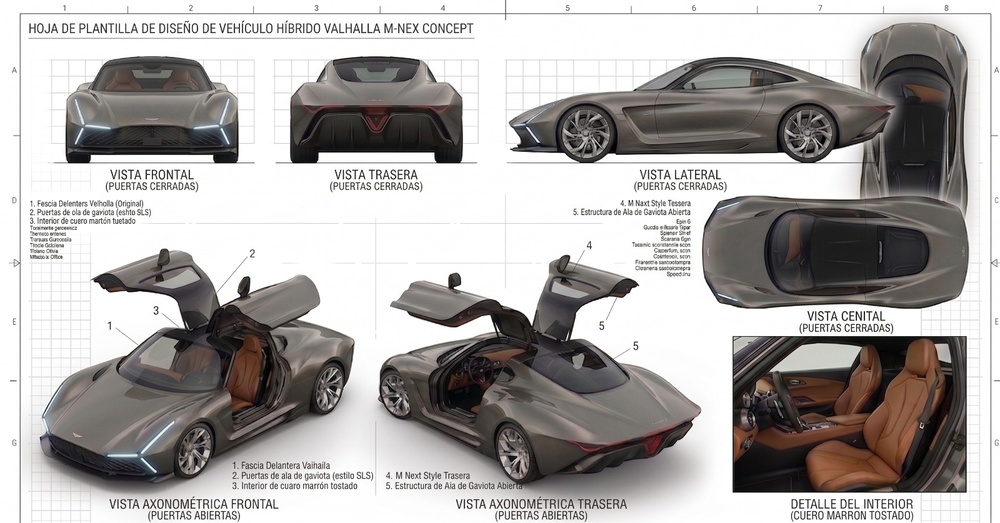
#> input picture ref/ref-lamina.jpg, 1000 x 523 px, shrunk from 1600 x 837 before the run
$ python casco_visual.py
#> lines starting #> are read from the running program, lines starting #| are printed output that depends on the picture; after the words box and inside, x2 and y2 are one past the last pixel; in counts of white or black regions, pixels touching at a corner belong together
# -*- coding: utf-8 -*-
"""
Casco visual: reconstruye la carrocería en 3D a partir de las TRES vistas de la lámina.

Por qué existe este archivo: intentar dibujar la superficie tecleando coordenadas no
converge — sale jabón. La técnica correcta para "replicar una imagen en 3D" es el
casco visual (visual hull): la forma es la INTERSECCIÓN de las siluetas extruidas de
cada vista ortogonal. Es lo que usa la reconstrucción por fotos.

  · vista LATERAL  -> para cada estación x, hasta dónde sube y baja la carrocería
  · vista CENITAL  -> para cada estación x, cuánto ancho tiene
  · vista FRONTAL  -> para cada altura y, cuánto ancho tiene  ← la forma de la sección

La sección en la estación x es entonces, para cada altura y del rango que permite la
lateral:   semiancho(y) = min( ancho_cenital(x), ancho_frontal(y) )

Limitación honesta: el casco visual no puede capturar concavidades que no se vean en
la silueta (una toma de aire hundida, por ejemplo). Para un cuerpo de carro, que es
casi convexo, la aproximación es buena; los huecos se cortan después.

Correr:  python calculos/casco_visual.py
Salidas: ref/casco-visual.json          secciones normalizadas
         ref/casco-verificacion.png     qué silueta se usó de cada vista
"""
import json
import os

import numpy as np
from PIL import Image

HERE = os.path.dirname(os.path.abspath(__file__))
REF = os.path.join(HERE, "..", "ref")

# Recortes de cada vista dentro de la lámina, en fracción de la imagen.
# El cenital se corta antes del rótulo y de la foto de interior que van debajo.
CAJAS = {
    "lateral": (0.500, 0.050, 0.868, 0.318),
    "frontal": (0.048, 0.062, 0.232, 0.322),
    "cenital": (0.700, 0.322, 0.983, 0.612),
}
UMBRAL = 198
MIN_RUN = 5
N_EST = 96          # estaciones a lo largo
N_ALT = 40          # puntos por media sección


def mascara(nombre):
    """Silueta binaria del carro en esa vista.

    Recortar por fracciones no basta: las vistas vecinas de la lámina y los rótulos se
    cuelan por los bordes. La solución robusta es quedarse con el COMPONENTE CONECTADO
    MÁS GRANDE — que es el carro — y rellenarle los huecos internos (cristales claros,
    reflejos) para que la silueta quede sólida.
    """
    from scipy import ndimage
    im = Image.open(os.path.join(REF, "ref-lamina.jpg")).convert("L")
    W, H = im.size
    c = CAJAS[nombre]
    g = np.asarray(im.crop((int(c[0] * W), int(c[1] * H),
                            int(c[2] * W), int(c[3] * H))), dtype=np.int16)
    osc = g < UMBRAL
    # cierra huecos finos de la cuadrícula antes de etiquetar
    osc = ndimage.binary_closing(osc, structure=np.ones((3, 3)), iterations=2)
    lab, n = ndimage.label(osc)
    if n == 0:
        raise SystemExit(f"no se encontro el carro en la vista {nombre}")
    tam = ndimage.sum(osc, lab, range(1, n + 1))
    m = lab == (int(np.argmax(tam)) + 1)
    m = ndimage.binary_fill_holes(m)
    m = ndimage.binary_opening(m, structure=np.ones((3, 3)))
    return m


def caja_util(m):
    filas = np.flatnonzero(m.any(axis=1))
    cols = np.flatnonzero(m.any(axis=0))
    return filas[0], filas[-1], cols[0], cols[-1]


def suavizar(v, k=7):
    pad = np.pad(v, k // 2, mode="edge")
    return np.convolve(pad, np.ones(k) / k, mode="valid")


def perfil_lateral():
    """Devuelve techo(x) y piso(x) normalizados 0..1 de la altura del carro."""
    m = mascara("lateral")
#> in mascara, `osc = g < UMBRAL`: osc: shape (140, 368) bool; 53% white; 27 black regions (23 under 20 px), largest, box (x1, y1, x2, y2) and area: (0, 0, 368, 140) 22119, (97, 127, 298, 136) 1478, (318, 117, 363, 136) 537, (27, 101, 39, 116) 24
#> in mascara, `osc = ndimage.binary_closing(osc, structure=np.ones((3, 3)), iteration..`:
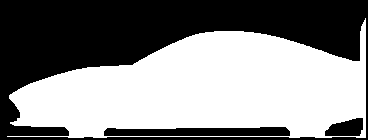
#> osc: shape (140, 368) bool; 52.8% white; 3 black regions, box (x1, y1, x2, y2) and area: (0, 0, 368, 140) 22340, (104, 127, 290, 136) 1442, (325, 118, 363, 136) 511
#> in mascara, `lab, n = ndimage.label(osc)`: n = 1
#> in mascara, `tam = ndimage.sum(osc, lab, range(1, n + 1))`: tam = [27227]
#> in mascara, `m = ndimage.binary_fill_holes(m)`: m: shape (140, 368) bool; 56.6% white; 1 black region, box (x1, y1, x2, y2) and area: (0, 0, 368, 140) 22340
#> in mascara, `m = ndimage.binary_opening(m, structure=np.ones((3, 3)))`: m: shape (140, 368) bool; 56.5% white; 1 black region, box (x1, y1, x2, y2) and area: (0, 0, 368, 140) 22413
    r0, r1, c0, c1 = caja_util(m)
#> in caja_util, `filas = np.flatnonzero(m.any(axis=1))`: filas = 116 values from 22 to 137
#> in caja_util, `cols = np.flatnonzero(m.any(axis=0))`: cols = 357 values from 9 to 365
    m = m[r0:r1 + 1, c0:c1 + 1]
    alto, ancho = m.shape
    techo = np.zeros(ancho)
    piso = np.zeros(ancho)
    for c in range(ancho):
        f = np.flatnonzero(m[:, c])
        if len(f) == 0:
            techo[c] = piso[c] = 0.0
            continue
        techo[c] = 1.0 - f[0] / (alto - 1)
        piso[c] = 1.0 - f[-1] / (alto - 1)
    xs = np.linspace(0, 1, ancho)
    return xs, suavizar(techo), suavizar(piso)


def perfil_cenital():
    """Semiancho(x) normalizado 0..1 del semiancho máximo."""
    m = mascara("cenital")
    r0, r1, c0, c1 = caja_util(m)
    m = m[r0:r1 + 1, c0:c1 + 1]
    alto, ancho = m.shape
    # la vista cenital de la lámina está con el morro arriba: el eje largo es el
    # vertical de la imagen, así que se trabaja por filas
    largo, cruz = (alto, ancho) if alto > ancho else (ancho, alto)
    trans = alto <= ancho
    mm = m.T if trans else m
    semi = np.zeros(largo)
    for r in range(largo):
        f = np.flatnonzero(mm[r, :])
        semi[r] = 0.0 if len(f) == 0 else (f[-1] - f[0]) / 2.0
    semi = suavizar(semi)
    semi = semi / max(semi.max(), 1e-9)
    xs = np.linspace(0, 1, largo)
    return xs, semi


def perfil_frontal():
    """Semiancho(y) normalizado 0..1, con y de 0 (suelo) a 1 (techo)."""
    m = mascara("frontal")
    r0, r1, c0, c1 = caja_util(m)
    m = m[r0:r1 + 1, c0:c1 + 1]
    alto, ancho = m.shape
    semi = np.zeros(alto)
    for r in range(alto):
        f = np.flatnonzero(m[r, :])
        semi[r] = 0.0 if len(f) == 0 else (f[-1] - f[0]) / 2.0
    semi = suavizar(semi)
    semi = semi / max(semi.max(), 1e-9)
    ys = np.linspace(1, 0, alto)          # fila 0 es el techo
    orden = np.argsort(ys)
    return ys[orden], semi[orden]


def main():
    xs_l, techo, piso = perfil_lateral()
#> in perfil_lateral, `r0, r1, c0, c1 = caja_util(m)`: r0 = 22; r1 = 137; c0 = 9; c1 = 365
#> in perfil_lateral, `m = m[r0:r1 + 1, c0:c1 + 1]`: m: shape (116, 357) bool; 70.3% white; 6 black regions (2 under 20 px), largest, box (x1, y1, x2, y2) and area: (0, 0, 354, 73) 11215, (0, 77, 60, 116) 860, (98, 115, 280, 116) 182, (323, 115, 347, 116) 24
#> the loop in perfil_lateral, `for c in range(ancho):` made 357 passes
#> f on passes 1 to 3: [73, 74, 75, 76], [72, 73, 74, 75, 76, 77], [72, 73, 74, 75, 76, 77, 78]
#> after the loop in perfil_lateral, `for c in range(ancho):`: piso = 357 values, max 0.339 at index 0, min 0 at index 60, mean 0.0239; techo = 357 values, max 1 at index 354, min 0.365 at index 0, mean 0.727
#> in suavizar, `pad = np.pad(v, k // 2, mode="edge")`: pad = 363 values, max 1 at index 357, min 0.365 at index 0, mean 0.726
#> xs_l = 357 values from 0 to 1; techo = 357 values, max 0.998 at index 356, min 0.37 at index 0, mean 0.727; piso = 357 values, max 0.303 at index 0, min 0 at index 63, mean 0.0239
    xs_c, semi_c = perfil_cenital()
#> call 2 of mascara, with nombre = 'cenital'
#> in mascara (call 2), `osc = g < UMBRAL`: osc: shape (152, 283) bool; 73.7% white; 18 black regions (17 under 20 px), largest, box (x1, y1, x2, y2) and area: (0, 0, 283, 152) 11225
#> in mascara (call 2), `osc = ndimage.binary_closing(osc, structure=np.ones((3, 3)), iteration..`: osc: shape (152, 283) bool; 74.2% white; 1 black region, box (x1, y1, x2, y2) and area: (0, 0, 283, 152) 11110
#> in mascara (call 2), `lab, n = ndimage.label(osc)`:
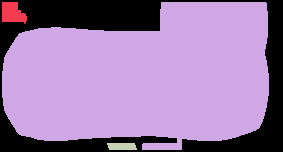
#> lab: shape (152, 283) int32; 4 distinct labels, from 0 to 3; one colour per label, 0 black
#> in mascara (call 2), `lab, n = ndimage.label(osc)`: n = 3
#> in mascara (call 2), `tam = ndimage.sum(osc, lab, range(1, n + 1))`: tam = [408, 31302, 196]
#> in mascara (call 2), `m = lab == (int(np.argmax(tam)) + 1)`: m: shape (152, 283) bool; 72.8% white; 1 black region, box (x1, y1, x2, y2) and area: (0, 0, 283, 152) 11714
#> in perfil_cenital, `r0, r1, c0, c1 = caja_util(m)`: r0 = 2; r1 = 149; c0 = 2; c1 = 268
#> in perfil_cenital, `m = m[r0:r1 + 1, c0:c1 + 1]`: m: shape (148, 267) bool; 79.2% white; 4 black regions, box (x1, y1, x2, y2) and area: (0, 0, 159, 69) 4704, (0, 96, 175, 148) 2118, (180, 94, 267, 148) 1260, (263, 0, 267, 71) 132
#> in perfil_cenital, `mm = m.T if trans else m`:
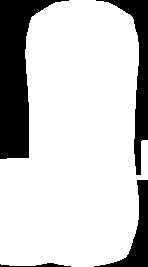
#> mm: shape (267, 148) bool; 79.2% white; 4 black regions, box (x1, y1, x2, y2) and area: (0, 0, 69, 159) 4704, (96, 0, 148, 175) 2118, (94, 180, 148, 267) 1260, (0, 263, 71, 267) 132
#> after the loop in perfil_cenital, `for r in range(largo):`: semi = 267 values, max 73.5 at index 159, min 11 at index 266, mean 58.62
#> in perfil_cenital, `semi = suavizar(semi)`: semi = 267 values, max 73.5 at index 162, min 18.29 at index 0, mean 58.54
#> in perfil_cenital, `semi = semi / max(semi.max(), 1e-9)`: semi = 267 values, max 1 at index 162, min 0.249 at index 0, mean 0.797
#> xs_c = 267 values from 0 to 1; semi_c has the same summary as semi in perfil_cenital
    ys_f, semi_f = perfil_frontal()
#> call 3 of mascara, with nombre = 'frontal'
#> in mascara (call 3), `osc = g < UMBRAL`: osc: shape (136, 184) bool; 60.4% white; 10 black regions (1 under 20 px), largest, box (x1, y1, x2, y2) and area: (0, 7, 184, 136) 7832, (0, 0, 184, 6) 1004, (42, 123, 166, 130) 856
#> in mascara (call 3), `osc = ndimage.binary_closing(osc, structure=np.ones((3, 3)), iteration..`: osc: shape (136, 184) bool; 60.4% white; 2 black regions, box (x1, y1, x2, y2) and area: (0, 0, 184, 136) 9068, (43, 123, 165, 130) 854
#> in mascara (call 3), `lab, n = ndimage.label(osc)`:
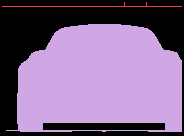
#> lab: shape (136, 184) int32; 3 distinct labels, from 0 to 2; one colour per label, 0 black
#> in mascara (call 3), `lab, n = ndimage.label(osc)`: n = 2
#> in mascara (call 3), `tam = ndimage.sum(osc, lab, range(1, n + 1))`: tam = [188, 14914]
#> in mascara (call 3), `m = lab == (int(np.argmax(tam)) + 1)`: m: shape (136, 184) bool; 59.6% white; 2 black regions, box (x1, y1, x2, y2) and area: (0, 0, 184, 136) 9256, (43, 123, 165, 130) 854
#> in mascara (call 3), `m = ndimage.binary_fill_holes(m)`:
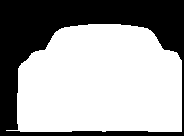
#> m: shape (136, 184) bool; 63% white; 1 black region, box (x1, y1, x2, y2) and area: (0, 0, 184, 136) 9256
#> in mascara (call 3), `m = ndimage.binary_opening(m, structure=np.ones((3, 3)))`: m: shape (136, 184) bool; 63% white; 1 black region, box (x1, y1, x2, y2) and area: (0, 0, 184, 136) 9268
#> in perfil_frontal, `r0, r1, c0, c1 = caja_util(m)`: r0 = 24; r1 = 131; c0 = 17; c1 = 181
#> in perfil_frontal, `m = m[r0:r1 + 1, c0:c1 + 1]`:
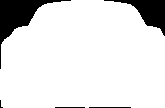
#> m: shape (108, 165) bool; 88.4% white; 5 black regions (1 under 20 px), largest, box (x1, y1, x2, y2) and area: (0, 0, 71, 69) 1194, (104, 0, 165, 36) 788, (89, 107, 131, 108) 42, (55, 107, 85, 108) 30
#> after the loop in perfil_frontal, `for r in range(alto):`: semi = 108 values, max 82 at index 69, min 16 at index 0, mean 72.78
#> in perfil_frontal, `semi = suavizar(semi)`: semi = 108 values, max 82 at index 72, min 23.29 at index 0, mean 72.72
#> in perfil_frontal, `semi = semi / max(semi.max(), 1e-9)`: semi = 108 values, max 1 at index 72, min 0.284 at index 0, mean 0.887
#> ys_f = 108 values from 0 to 1; semi_f = 108 values, max 1 at index 11, min 0.284 at index 107, mean 0.887

    # ¿el cenital va con el morro en el mismo sentido que la lateral? Se decide por
    # dónde es más angosto: el morro de este concepto es más agudo que la cola.
    if semi_c[:len(semi_c) // 3].mean() > semi_c[-len(semi_c) // 3:].mean():
        semi_c = semi_c[::-1]

    est = []
    for xn in np.linspace(0.0, 1.0, N_EST):
        yt = float(np.interp(xn, xs_l, techo))
        yb = float(np.interp(xn, xs_l, piso))
        wc = float(np.interp(xn, xs_c, semi_c))
        if yt - yb < 0.01 or wc < 0.005:
            continue
        pts = []
        for yn in np.linspace(yb, yt, N_ALT):
            wf = float(np.interp(yn, ys_f, semi_f))
            pts.append([round(yn, 5), round(min(wc, wf), 5)])
        est.append({"x": round(float(xn), 5), "sec": pts})
#> this loop made 96 passes
#> (yt, yb, wc) on passes 1 to 12: (0.37, 0.303, 0.249), (0.386, 0.179, 0.353), (0.406, 0.105, 0.452), (0.425, 0.104, 0.516), (0.441, 0.104, 0.577), (0.457, 0.103, 0.634), (0.471, 0.0988, 0.674), (0.482, 0.0957, 0.695), (0.493, 0.0957, 0.706), (0.504, 0.0957, 0.713), (0.514, 0.0957, 0.721), (0.525, 0.0957, 0.732)
#> after the loop, est = 96 items

    datos = {"estaciones": est,
             "n_alt": N_ALT,
             "nota": "y y z normalizados 0..1 (z sobre el semiancho maximo)"}
    with open(os.path.join(REF, "casco-visual.json"), "w", encoding="utf-8") as f:
        json.dump(datos, f, separators=(",", ":"))

    import matplotlib
    matplotlib.use("Agg")
    import matplotlib.pyplot as plt
    fig, axs = plt.subplots(1, 4, figsize=(20, 4.6), facecolor="#0d1117")
    for ax in axs:
        ax.set_facecolor("#0d1117")
        ax.tick_params(colors="#8b949e", labelsize=8)
        for s in ax.spines.values():
            s.set_color("#30363d")
    axs[0].plot(xs_l, techo, color="#58a6ff", lw=2, label="techo")
    axs[0].plot(xs_l, piso, color="#f0a868", lw=2, label="piso")
    axs[0].set_title("LATERAL — altura por estación", color="#c9d1d9", fontsize=10)
    axs[0].legend(fontsize=8, facecolor="#161b22", labelcolor="#c9d1d9")
    axs[1].plot(xs_c, semi_c, color="#3fb950", lw=2)
    axs[1].set_title("CENITAL — semiancho por estación", color="#c9d1d9", fontsize=10)
    axs[2].plot(semi_f, ys_f, color="#d2a8ff", lw=2)
    axs[2].set_title("FRONTAL — semiancho por altura", color="#c9d1d9", fontsize=10)
    for e in est[::6]:
        p = np.array(e["sec"])
        axs[3].plot(np.r_[-p[::-1, 1], p[:, 1]], np.r_[p[::-1, 0], p[:, 0]],
                    lw=1.1, alpha=0.85)
#> this loop made 16 passes
    axs[3].set_aspect("equal")
    axs[3].set_title("SECCIONES resultantes", color="#c9d1d9", fontsize=10)
    fig.tight_layout()
    fig.savefig(os.path.join(REF, "casco-verificacion.png"), dpi=110, facecolor="#0d1117")
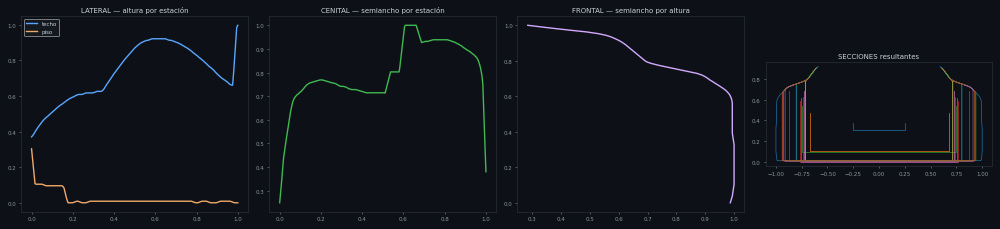
#> figure drawn by matplotlib, 4 panels; panel 1: curve peaks at x = 1, y = 0.998; panel 1: curve peaks at x = 0, y = 0.303; panel 2: curve peaks at x = 0.609, y = 1

    print(f"OK  {len(est)} estaciones · {N_ALT} puntos por media sección")
#| OK  96 estaciones · 40 puntos por media sección
    print(f"    techo max {techo.max():.3f} · semiancho cenital max {semi_c.max():.3f}")
#|     techo max 0.998 · semiancho cenital max 1.000
    print(f"OK  {os.path.normpath(os.path.join(REF, 'casco-visual.json'))}")


if __name__ == "__main__":
    main()
